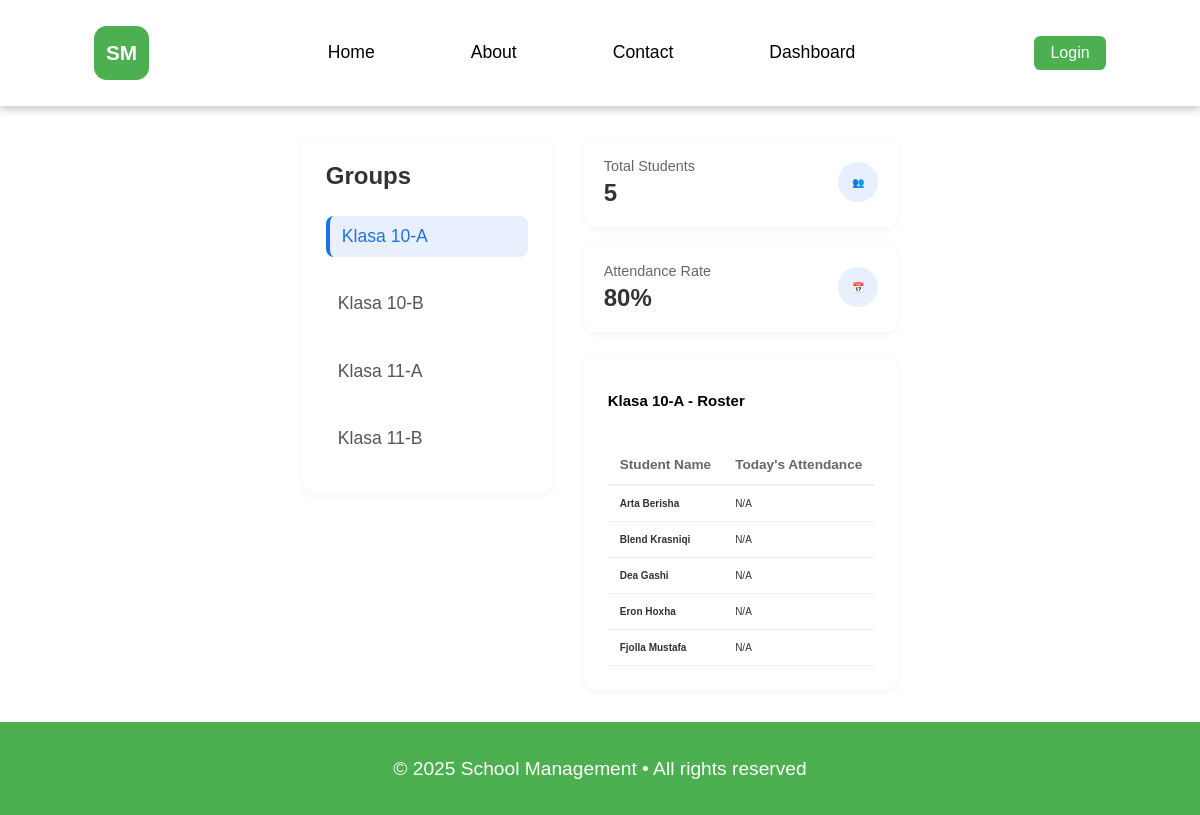
Screenshot of /Dashboard.php with the database file from the repository.
### tables this page shows
CREATE TABLE Groups(
    GroupID INT AUTO_INCREMENT PRIMARY KEY,
    GroupName VARCHAR(100) NOT NULL,
    Description TEXT
);

CREATE TABLE Users(
    UsersID INT AUTO_INCREMENT PRIMARY KEY,
    Name VARCHAR(100) NOT NULL,
    Email VARCHAR(100) NOT NULL UNIQUE,
    Password VARCHAR(255) NOT NULL,
    Role ENUM('Admin', 'Student') NOT NULL DEFAULT 'Student',
    CreatedAt TIMESTAMP DEFAULT CURRENT_TIMESTAMP
);

### Dashboard.php (the view, shortened to what this page needs)
<?php
require_once __DIR__ . '/config/database.php';
$selectedGroup = isset($_GET['group']) ? (int)$_GET['group'] : 0;
$groupsResult = $connection->query("SELECT GroupID, GroupName FROM Groups ORDER BY GroupName ASC");
$groups = [];
while ($g = $groupsResult->fetch_assoc()) {
    $groups[] = $g;
}
if ($selectedGroup === 0 && count($groups) > 0) {
    $selectedGroup = (int)$groups[0]['GroupID'];
}
$currentGroupName = 'No Group';
foreach ($groups as $g) {
    if ((int)$g['GroupID'] === $selectedGroup) {
        $currentGroupName = $g['GroupName'];
        break;
    }
}
$stmt = $connection->prepare("SELECT COUNT(*) as total FROM Student_Groups WHERE GroupID = ?");
$stmt->bind_param('i', $selectedGroup);
$stmt->execute();
$totalStudents = $stmt->get_result()->fetch_assoc()['total'];
$attendanceRate = 0;
$attQuery = "
    SELECT
        COUNT(*) as total,
        SUM(CASE WHEN a.Status = 'Present' THEN 1 ELSE 0 END) as present
    FROM Attendance a
    JOIN Student_Groups sg ON a.UsersID = sg.UsersID
    WHERE sg.GroupID = ?
";
$stmt = $connection->prepare($attQuery);
$stmt->bind_param('i', $selectedGroup);
$stmt->execute();
$attRow = $stmt->get_result()->fetch_assoc();
if ($attRow['total'] > 0) {
    $attendanceRate = round(($attRow['present'] / $attRow['total']) * 100);
}
$studentsQuery = "
    SELECT u.UsersID, u.Name
    FROM Users u
    JOIN Student_Groups sg ON u.UsersID = sg.UsersID
    WHERE sg.GroupID = ? AND u.Role = 'Student'
    ORDER BY u.Name ASC
";
$stmt = $connection->prepare($studentsQuery);
$stmt->bind_param('i', $selectedGroup);
$stmt->execute();
$studentsResult = $stmt->get_result();
$today = date('Y-m-d');
?>
<!DOCTYPE html>
<html lang="en">
<head>
    <link rel="stylesheet" href="CSS/Global.css">
    <link rel="stylesheet" href="CSS/Dashboard.css">
</head>
<body>
    <div id="app-header"></div>
    <main class="dashboard-container">
        <aside class="class-sidebar">
            <h3>Groups</h3>
            <ul class="period-list">
                <?php foreach ($groups as $g): ?>
                    <li class="period-item <?php echo ((int)$g['GroupID'] === $selectedGroup) ? 'active' : ''; ?>">
                        <a href="Dashboard.php?group=<?php echo $g['GroupID']; ?>" style="color:inherit;text-decoration:none;">
                            <?php echo htmlspecialchars($g['GroupName']); ?>
                        </a>
                    </li>
                <?php endforeach; ?>
            </ul>
        </aside>
        <div class="dashboard-main">
            <div class="stats-bar">
                <div class="stat-card">
                    <div class="stat-info">
                        <h4>Total Students</h4>
                        <p><?php echo $totalStudents; ?></p>
                    </div>
                    <div class="stat-icon">👥</div>
                </div>
                <div class="stat-card">
                    <div class="stat-info">
                        <h4>Attendance Rate</h4>
                        <p><?php echo $attendanceRate; ?>%</p>
                    </div>
                    <div class="stat-icon">📅</div>
                </div>
            </div>
            <section class="roster-section">
                <div class="section-header">
                    <h2><?php echo htmlspecialchars($currentGroupName); ?> - Roster</h2>
                </div>
                <table class="student-table">
                    <thead>
                        <tr>
                            <th>Student Name</th>
                            <th>Today's Attendance</th>
                        </tr>
                    </thead>
                    <tbody>
                        <?php while ($student = $studentsResult->fetch_assoc()):
                            $attStmt = $connection->prepare("
                                SELECT a.Status FROM Attendance a
                                JOIN Schedules sch ON a.ScheduleID = sch.ScheduleID
                                WHERE a.UsersID = ? AND a.Date = ? AND sch.GroupID = ?
                                LIMIT 1
                            ");
                            $attStmt->bind_param('isi', $student['UsersID'], $today, $selectedGroup);
                            $attStmt->execute();
                            $attRes = $attStmt->get_result()->fetch_assoc();
                            $todayAtt = $attRes ? $attRes['Status'] : 'N/A';
                            $attClass = $todayAtt === 'N/A' ? 'not-available' : strtolower($todayAtt);
                        ?>
                        <tr>
                            <td data-label="Student Name">
                                <strong><?php echo htmlspecialchars($student['Name']); ?></strong>
                            </td>
                            <td data-label="Today's Attendance">
                                <span class="attendance toggle <?php echo $attClass; ?>"><?php echo $todayAtt; ?></span>
                            </td>
                        </tr>
                        <?php endwhile; ?>
                    </tbody>
                </table>
            </section>
        </div>
    </main>
    <div id="app-footer"></div>
</body>
</html>

### CSS/Global.css (style rules this page uses)
body { font-size: 62.5%; font-family: Arial, sans-serif; margin: 0; padding: 0; min-height: 100vh; display: flex; flex-direction: column; }
main { flex: 1; }

### CSS/Dashboard.css (style rules this page uses)
.dashboard-container { max-width: 1200px; margin: 2rem auto; padding: 0 1rem; display: grid; grid-template-columns: 250px 1fr; gap: 2rem; }
.class-sidebar { background: white; border-radius: 12px; padding: 1.5rem; box-shadow: 0 2px 10px rgba(0,0,0,0.05); height: fit-content; }
.class-sidebar h3 { margin-top: 0; color: #333; font-size: 1.5rem; margin-bottom: 1rem; }
.period-list { list-style: none; padding: 0; }
.period-item { padding: 10px 12px; margin-bottom: 8px; border-radius: 8px; cursor: pointer; transition: background 0.2s; color: #555; font-weight: 500; font-size: 1.1rem; margin-top: 1.65rem; }
.period-item.active { background-color: #e8f0fe; color: #1a73e8; border-left: 4px solid #1a73e8; }
.dashboard-main { display: flex; flex-direction: column; gap: 1.5rem; }
.stats-bar { display: grid; grid-template-columns: repeat(auto-fit, minmax(180px, 1fr)); gap: 1rem; }
.stat-card { background: white; padding: 1.25rem; border-radius: 12px; box-shadow: 0 2px 8px rgba(0,0,0,0.05); display: flex; align-items: center; justify-content: space-between; }
.stat-info h4 { margin: 0; color: #666; font-size: 0.9rem; font-weight: normal; }
.stat-info p { margin: 5px 0 0 0; font-size: 1.5rem; font-weight: bold; color: #333; }
.stat-icon { width: 40px; height: 40px; background: #e8f0fe; border-radius: 50%; display: flex; align-items: center; justify-content: center; color: #1a73e8; }
.roster-section { background: white; border-radius: 12px; padding: 1.5rem; box-shadow: 0 2px 10px rgba(0,0,0,0.05); }
.section-header { display: flex; justify-content: space-between; align-items: center; margin-bottom: 1.5rem; }
.student-table { width: 100%; border-collapse: collapse; }
.student-table th { text-align: left; padding: 12px; color: #666; font-size: 0.85rem; border-bottom: 2px solid #eee; }
.student-table td { padding: 12px; border-bottom: 1px solid #eee; color: #333; }

### rows the page displays
groups: GroupName "Klasa 10-A"
groups: GroupName "Klasa 10-B"
groups: GroupName "Klasa 11-A"
groups: GroupName "Klasa 11-B"
users: Name "Arta Berisha", todayAtt "N/A"
users: Name "Blend Krasniqi", todayAtt "N/A"
users: Name "Dea Gashi", todayAtt "N/A"
users: Name "Eron Hoxha", todayAtt "N/A"
users: Name "Fjolla Mustafa", todayAtt "N/A"

### other values shown
$totalStudents "5"
$attendanceRate "80"
